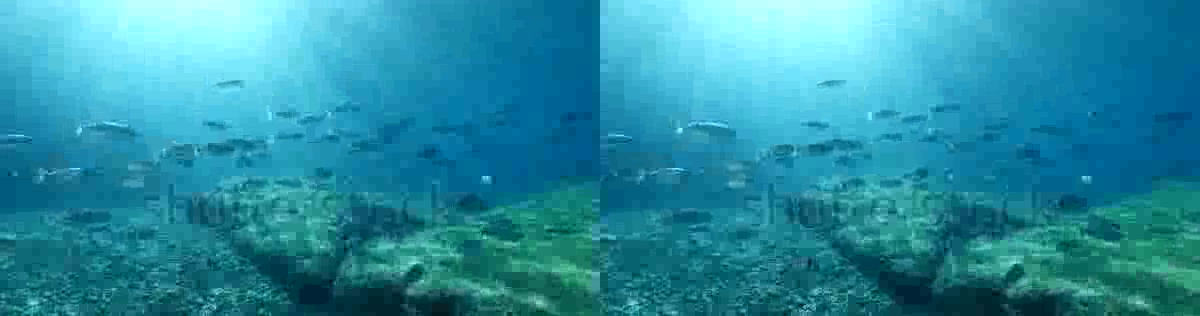
#> input picture frame 44 of vr.mp4, 1200 x 316 px, given in place of video_dst.mp4, which was not available
$ python test.py
#> lines starting #> are read from the running program, lines starting #| are printed output that depends on the picture; pictures that were not available may be replaced by others from this repository, and a replacement may not be noted
### DCP.py
import cv2
import numpy as np

def zmMinFilterGray(src, r=7):
    '''最小值滤波,r是滤波器半径'''
    return cv2.erode(src, np.ones((2 * r + 1, 2 * r + 1)))


def guidedfilter(I, p, r, eps):
    height, width = I.shape
    m_I = cv2.boxFilter(I, -1, (r, r))
    m_p = cv2.boxFilter(p, -1, (r, r))
    m_Ip = cv2.boxFilter(I * p, -1, (r, r))
    cov_Ip = m_Ip - m_I * m_p

    m_II = cv2.boxFilter(I * I, -1, (r, r))
    var_I = m_II - m_I * m_I

    a = cov_Ip / (var_I + eps)
    b = m_p - a * m_I

    m_a = cv2.boxFilter(a, -1, (r, r))
    m_b = cv2.boxFilter(b, -1, (r, r))
    return m_a * I + m_b


def Defog(m, r, eps, w, maxV1):                 # 输入rgb图像，值范围[0,1]
    '''计算大气遮罩图像V1和光照值A, V1 = 1-t/A'''
    V1 = np.min(m, 2)                           # 得到暗通道图像
    Dark_Channel = zmMinFilterGray(V1, 7)
    # cv2.imshow('20190708_Dark',Dark_Channel)    # 查看暗通道
    # cv2.waitKey(0)
    # cv2.destroyAllWindows()

    V1 = guidedfilter(V1, Dark_Channel, r, eps)  # 使用引导滤波优化
    bins = 2000
    ht = np.histogram(V1, bins)                  # 计算大气光照A
    d = np.cumsum(ht[0]) / float(V1.size)
    for lmax in range(bins - 1, 0, -1):
        if d[lmax] <= 0.999:
            break
    A = np.mean(m, 2)[V1 >= ht[1][lmax]].max()
    V1 = np.minimum(V1 * w, maxV1)               # 对值范围进行限制
    return V1, A


def deHaze(m, r=81, eps=0.001, w=0.95, maxV1=0.80, bGamma=False):
    Y = np.zeros(m.shape)
    Mask_img, A = Defog(m, r, eps, w, maxV1)             # 得到遮罩图像和大气光照

    for k in range(3):
        Y[:,:,k] = (m[:,:,k] - Mask_img)/(1-Mask_img/A)  # 颜色校正
    Y = np.clip(Y, 0, 1)
    if bGamma:
        Y = Y ** (np.log(0.5) / np.log(Y.mean()))       # gamma校正,默认不进行该操作
    return Y

### VR_distortion.py
# 导入所需模块
import cv2
import numpy as np
import time


def distortion(img, k1=0.3, k2=0.1, p1=0.0, p2=0.0):
    # 获取图像尺寸
    h, w = img.shape[:2]

    # 计算畸变中心
    cx = w / 2
    cy = h / 2

    # 计算像素坐标的畸变校正
    map_x = np.zeros((h, w), dtype=np.float32)
    map_y = np.zeros((h, w), dtype=np.float32)
    for y in range(h):
        for x in range(w):
            # 将像素坐标转换为归一化坐标
            nx = (x - cx) / cx
            ny = (y - cy) / cy

            # 计算畸变校正后的归一化坐标
            r2 = nx**2 + ny**2
            xn = nx * (1 + k1 * r2 )
            yn = ny * (1 + k1 * r2 )

            # [7 lines of commented-out code are left out]
            map_x[y, x] = cx + cx * xn
            map_y[y, x] = cy + cy * yn

    # 应用畸变校正
    dst = cv2.remap(img, map_x, map_y, cv2.INTER_LINEAR)
    return dst

# [13 lines that do not run on import are left out]

### test.py
# coding=utf-8
from VR_distortion import distortion
import cv2
import numpy as np
# import time

# 新建一个VideoCapture对象，打开视频
# cap = cv2.VideoCapture(0)
cap = cv2.VideoCapture('./video/video_dst.mp4')

# 获取原始视频帧大小及fps信息，注意宽高需要强制类型转换成int，否则VideoWriter会报错
width = int(cap.get(3))
height = int(cap.get(4))
fps = 24
# 根据视频文件属性设置waitTime和fps
waitTime = 1
if cap.get(5) != 0:
    waitTime = int(1000.0 / cap.get(5))
    fps = cap.get(5)

# 文件存储
# fourcc = cv2.VideoWriter_fourcc('M','J','P','G')
# # out_gl_HST = cv2.VideoWriter("./enhance/gl_HST.mp4", fourcc, fps, (width,height))
# # out_loc_HST = cv2.VideoWriter("./enhance/loc_HST.mp4", fourcc, fps, (width,height))
# # out_contrast = cv2.VideoWriter("./enhance/contrast.mp4", fourcc, fps, (width,height))
# out_DCP = cv2.VideoWriter("./enhance/DCP.mp4", fourcc, fps, (width,height))
# # out_median_filter = cv2.VideoWriter("./enhance/median_filter.mp4", fourcc, fps, (width,height))
# # out_GaussianBlur = cv2.VideoWriter("./enhance/GaussianBlur.mp4", fourcc, fps, (width,height))

out_frame = np.zeros((height, width, 3), np.uint8)
frame2gray = np.zeros((height, width, 3), np.uint8)
# times = []
while 1:
    ret, frame = cap.read()
#> frame is the input picture: shape (316, 1200, 3); mean B, G, R 162.4, 141.6, 40.7
    # frame = frame[:,:500]
    scale_percent = 33 # percent of original size
    width = int(frame.shape[1] * scale_percent / 130)
#> width = 304
    height = int(frame.shape[0] * scale_percent / 100)
#> height = 104
    dim = (width, height)
#> dim = (304, 104)

    # resize image
    frame = cv2.resize(frame, dim, interpolation = cv2.INTER_AREA)
#> frame: shape (104, 304, 3)
    frame1 = frame
    frame = np.concatenate([frame,frame1],axis=1)
#> frame: shape (104, 608, 3)
    if frame is None:
        break
    else:
        cv2.imshow("original_video",frame)
        # [42 lines of commented-out code are left out]
        from DCP import *
        enh_DCP = deHaze(frame/255.0)
#> in guidedfilter, `return m_a * I + m_b`:
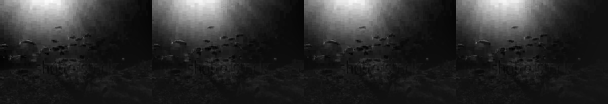
#> returned value: shape (104, 608) float64; min -0.0461, max 0.601, mean 0.0684; drawn with min black and max white
#> in Defog, `d = np.cumsum(ht[0]) / float(V1.size)`: d = 2000 values from 3.16e-05 to 1
#> in Defog, `A = np.mean(m, 2)[V1 >= ht[1][lmax]].max()`: A = 0.929
#> after the loop in deHaze, `for k in range(3):`:
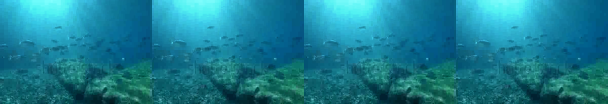
#> Y: shape (104, 608, 3) float64; mean of channels 0, 1, 2 0.638, 0.551, 0.114; drawn with min black and max white
        # mid = int(width/2)
        mid = int(width)
#> mid = 304
        img_l = enh_DCP[:,:mid]
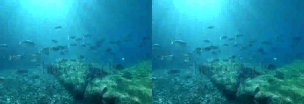
#> img_l: shape (104, 304, 3) float64; mean of channels 0, 1, 2 0.635, 0.549, 0.114; drawn as B, G, R
        img_r = enh_DCP[:,mid:]
        img_l_dst, img_r_dst = distortion(img_l), distortion(img_r)
#> after the loop in distortion, `for y in range(h):`:
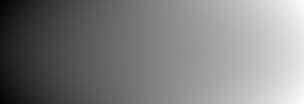
#> map_x: shape (104, 304) float32; min -91.2, max 393, mean 151.3; drawn with min black and max white
#> after the loop in distortion, `for y in range(h):`:
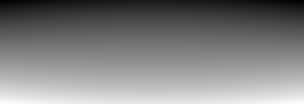
#> map_y: shape (104, 304) float32; min -31.2, max 133, mean 51.3; drawn with min black and max white
#> in distortion, `dst = cv2.remap(img, map_x, map_y, cv2.INTER_LINEAR)`:
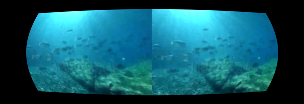
#> dst: shape (104, 304, 3) float64; mean of channels 0, 1, 2 0.406, 0.348, 0.0699; drawn as B, G, R
        img = np.concatenate([img_l_dst,img_r_dst],axis=1)
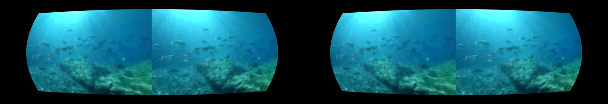
#> img: shape (104, 608, 3) float64; mean of channels 0, 1, 2 0.406, 0.348, 0.07; drawn as B, G, R
        cv2.imshow("DCP_enhance", img)
        # [20 lines of commented-out code are left out]

        k = cv2.waitKey(waitTime) & 0xFF
#> (key Esc is pressed here)
        if k == 27:
            break

cap.release()
# Ttime, Mtime = np.sum(times[1:]), np.mean(times[1:])
# print ("Time taken: %d sec at %0.3f fps" %(Ttime, 1./Mtime))

$ run again, starting later in the video
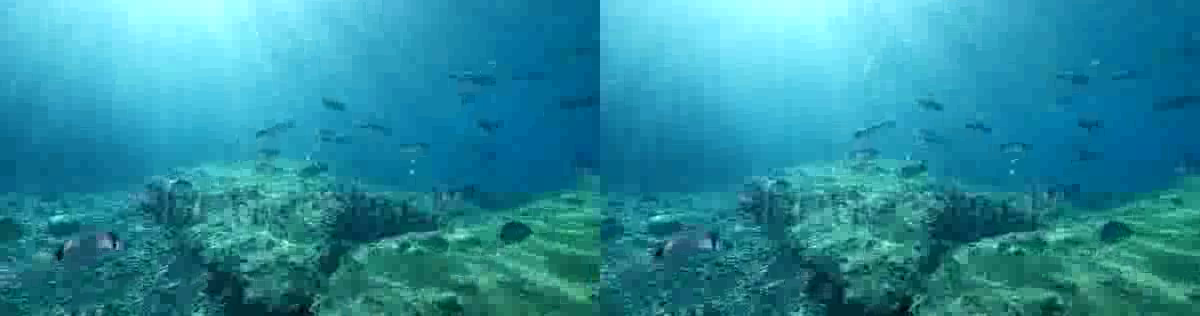
#> input picture frame 199 of vr.mp4, 1200 x 316 px, given in place of video_dst.mp4, which was not available
#> frame is the input picture: shape (316, 1200, 3); mean B, G, R 158.5, 140.5, 41.2
#> in guidedfilter, `return m_a * I + m_b`:
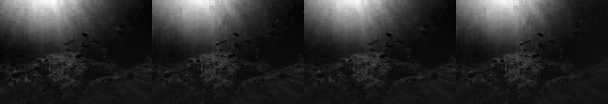
#> returned value: shape (104, 608) float64; min -0.0365, max 0.553, mean 0.0662; drawn with min black and max white
#> d = 2000 values from 3.16e-05 to 1
#> in Defog, `A = np.mean(m, 2)[V1 >= ht[1][lmax]].max()`: A = 0.911
#> `img = np.concatenate([img_l_dst,img_r_dst],axis=1)`:
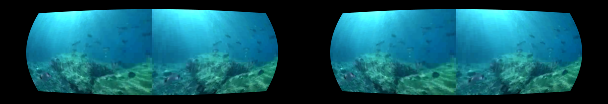
#> img: shape (104, 608, 3) float64; mean of channels 0, 1, 2 0.395, 0.344, 0.0704; drawn as B, G, R

$ run again, starting later in the video
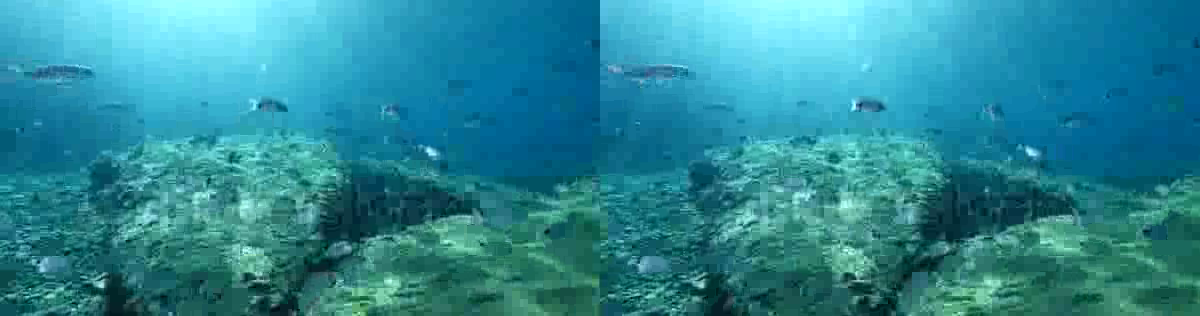
#> input picture frame 355 of vr.mp4, 1200 x 316 px, given in place of video_dst.mp4, which was not available
#> frame is the input picture: shape (316, 1200, 3); mean B, G, R 150.4, 136.7, 43.2
#> in guidedfilter, `return m_a * I + m_b`:
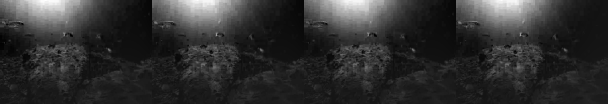
#> returned value: shape (104, 608) float64; min -0.0381, max 0.449, mean 0.055; drawn with min black and max white
#> d = 2000 values from 3.16e-05 to 1
#> in Defog, `A = np.mean(m, 2)[V1 >= ht[1][lmax]].max()`: A = 0.886
#> `img = np.concatenate([img_l_dst,img_r_dst],axis=1)`:
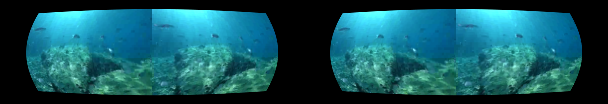
#> img: shape (104, 608, 3) float64; mean of channels 0, 1, 2 0.372, 0.335, 0.0815; drawn as B, G, R
